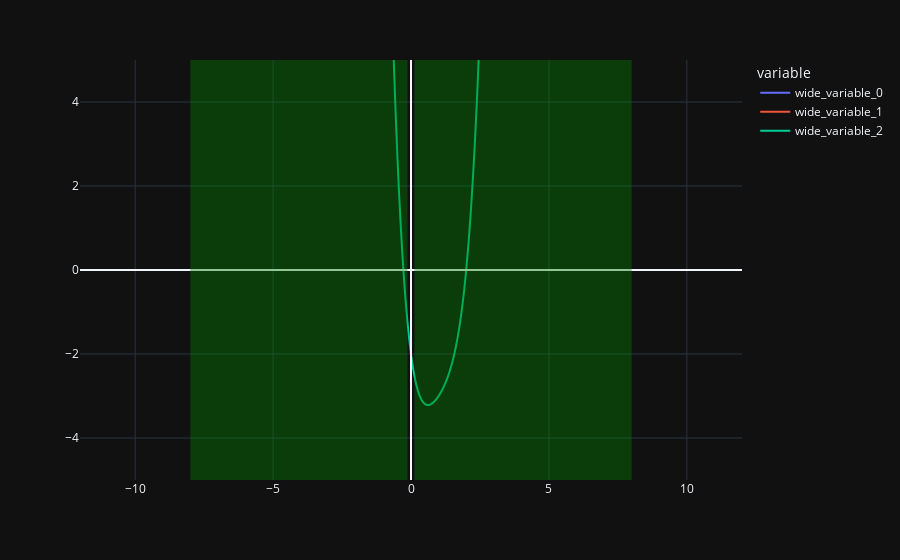

Source (notebook cell):
### Markdown cell above
### Calculate a value using Horner's method

Given a polynomial
$$f(z)=a_nz+a_{n-1}z+\dots+a_1z+a_0$$

We can transform it to reduce number of multiplications:

$$f(z)=a_0 + z(a_1 + z(a_2 + \dots + z(a_{n-1} + z\cdot a_n) \dots))$$

For given $z$, we also want to store intermediate values $b$, which are stored in parentheses in the above expression. There are $n-1$ such values. So, the last one is calculated

$$b_{n-1}= a_n$$

then next iterations:
$$b_{k-1} = (a_k + z\cdot b_k)$$

### Approximate location of roots

We define
$$\rho=1+\left|a_n\right|^{-1}\max_{0\le k<n}|a_k|$$
Then for each root $z_0\in\mathbb{C}$ we have
$$\frac{1}{\rho}\le |z_0| \le \rho$$
(Chapter 3.5 of __Numerical Analysis__ by David Kincaid and Ward Cheney)

### Code cell
import numpy as np
import plotly.express as px

P = [-2, -5, 7, -4, 1]

def f(p, z):
    return sum([ a * z**k for k, a in enumerate(p)])

def f_horner(p, z):
    y=p[len(p)-1]
    b = [y]
    for a in np.flip(p[0:len(p)-1]):
        term = a +  y * z
        y = term
        b.append(term)
    return np.flip(b)

def taylor(p, z):
    c = []
    b = [0] + p
    for j in range(0, len(p) - 1):
        b = f_horner(b[1:len(b)], z)
        c.append(b[0])
    c.append(p[len(p)-1])
    return c

def f_taylor(T, z, z0):
    return np.sum([ t*(z-z0)**k for k, t in enumerate(T)])


t0 = 17
T = taylor(P, t0)
print(T)
x0 = 3
print(f_taylor(T, x0, t0))
print(f_horner(P, x0)[0])
print(f(P, x0))


%run ../print_utils.py
def rho(p):
    a_n = p[len(p)-1]
    max = np.max(p[0:len(p)-2])
    return 1 + abs(a_n**-1)*max

printpol(P)

X = np.linspace(-5, 5, 2000)
Y1 = [f(P, x) for x in X]
Y2 = [f_horner(P, x)[0] for x in X]
Y3 = [f_taylor(T, x, t0) for x in X]

rho_val = rho(P)
invrho = 0
if rho_val != 0:
    invrho = 1.0/rho_val

printmd(r"\rho=" + str(rho_val))
printmd(r"z_0\in[" + str(invrho) + "," + str(rho_val) + "]")

rootRange = [ invrho, rho_val ]

fig = px.line(x=X, y=[Y1, Y2, Y3], range_y=[-5, 5], range_x=[-rho_val*1.5, 1.5*rho_val])
# fig = px.line(x=X, y=[Y3, Y1, Y2], range_x=[-100,100]) #, range_y=[-100, 100], range_x=[-100, 100])
fig.update_layout(xaxis_title='', yaxis_title='')
fig.add_vline(0)
fig.add_hline(0)
fig.add_vrect(x0=-rho_val, x1=-invrho, fillcolor="green", opacity=0.4, line_width=0)
fig.add_vrect(x0=invrho, x1=rho_val, fillcolor="green", opacity=0.4, line_width=0)
fig.show()

### Figure 1 — Plotly figure (JSON) as saved in the notebook; plotly's stock layout.template omitted (floating-point values rounded to 4 significant figures; data arrays with more than 128 entries replaced by an {"elided": "..."} marker saying what was removed)
{"data": [{"hovertemplate": "variable=wide_variable_0<br>x=%{x}<br>value=%{y}<extra></extra>", "legendgroup": "wide_variable_0", "line": {"color": "#636efa", "dash": "solid"}, "marker": {"symbol": "circle"}, "mode": "lines", "name": "wide_variable_0", "showlegend": true, "x": {"elided": "2000 float values"}, "xaxis": "x", "y": {"elided": "2000 float values"}, "yaxis": "y", "type": "scattergl"}, {"hovertemplate": "variable=wide_variable_1<br>x=%{x}<br>value=%{y}<extra></extra>", "legendgroup": "wide_variable_1", "line": {"color": "#EF553B", "dash": "solid"}, "marker": {"symbol": "circle"}, "mode": "lines", "name": "wide_variable_1", "showlegend": true, "x": {"elided": "2000 float values"}, "xaxis": "x", "y": {"elided": "2000 float values"}, "yaxis": "y", "type": "scattergl"}, {"hovertemplate": "variable=wide_variable_2<br>x=%{x}<br>value=%{y}<extra></extra>", "legendgroup": "wide_variable_2", "line": {"color": "#00cc96", "dash": "solid"}, "marker": {"symbol": "circle"}, "mode": "lines", "name": "wide_variable_2", "showlegend": true, "x": {"elided": "2000 float values"}, "xaxis": "x", "y": {"elided": "2000 float values"}, "yaxis": "y", "type": "scattergl"}], "layout": {"xaxis": {"anchor": "y", "domain": [0.0, 1.0], "title": {"text": ""}, "range": [-12.0, 12.0]}, "yaxis": {"anchor": "x", "domain": [0.0, 1.0], "title": {"text": ""}, "range": [-5, 5]}, "legend": {"title": {"text": "variable"}, "tracegroupgap": 0}, "margin": {"t": 60}, "shapes": [{"type": "line", "x0": 0, "x1": 0, "xref": "x", "y0": 0, "y1": 1, "yref": "y domain"}, {"type": "line", "x0": 0, "x1": 1, "xref": "x domain", "y0": 0, "y1": 0, "yref": "y"}, {"fillcolor": "green", "line": {"width": 0}, "opacity": 0.4, "type": "rect", "x0": -8.0, "x1": -0.125, "xref": "x", "y0": 0, "y1": 1, "yref": "y domain"}, {"fillcolor": "green", "line": {"width": 0}, "opacity": 0.4, "type": "rect", "x0": 0.125, "x1": 8.0, "xref": "x", "y0": 0, "y1": 1, "yref": "y domain"}]}}
